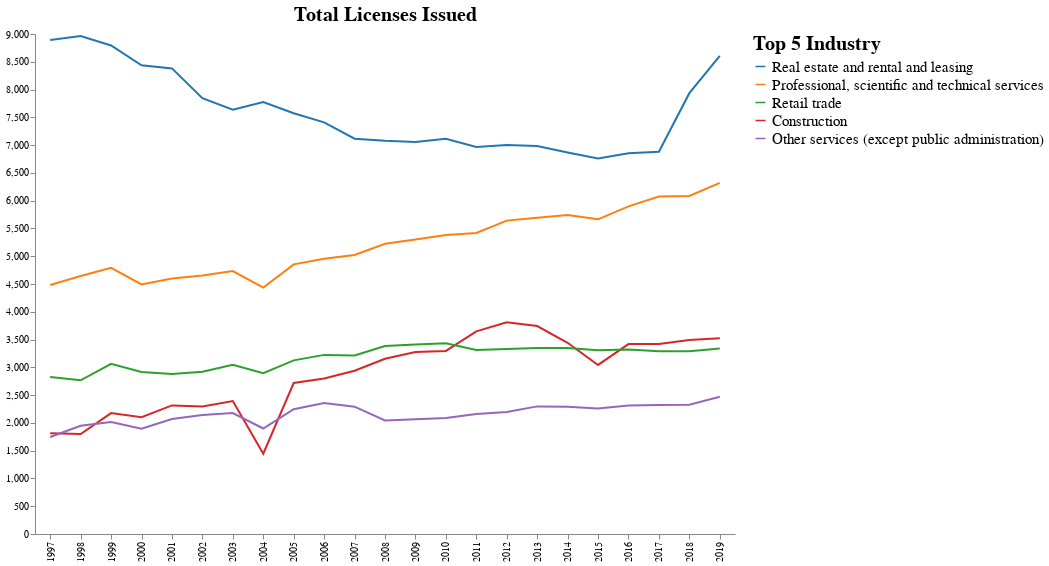

This figure's notebook cell:
### Code cell
bars_3 = alt.Chart(df_n).mark_line().encode(
    x=alt.X('FOLDERYEAR:O', title=None),
    y=alt.Y('sum(total_license_issued):Q', title=None),
    color=alt.Color('Industry:N', legend=alt.Legend(title="Top 5 Industry"),scale=alt.Scale(scheme='category10') ,sort = ['Real estate and rental and leasing', 'Professional, scientific and technical services','Retail trade',  'Construction', 'Other services (except public administration)'])
)

plot_3 = (bars_3).properties(width=700, height=500).properties(title= 'Total Licenses Issued',width=700, height=500).configure_axis(labels=False, labelFontWeight = 200, labelFontSize = 12).configure_axis(
    grid=False
).configure_view(
    strokeWidth=0
).configure_title(
    fontSize=20,
    font='Arial',
    anchor='middle',
    color='black'
).configure_legend(labelLimit= 0, labelFontSize=15, titleFontSize=20)

plot_3

### Figure 1 — Vega-Lite specification as saved in the notebook (floating-point values rounded to 4 significant figures; data arrays with more than 128 entries replaced by an {"elided": "..."} marker saying what was removed)
{"config": {"view": {"continuousWidth": 400, "continuousHeight": 300, "strokeWidth": 0}, "axis": {"grid": false}, "legend": {"labelFontSize": 15, "labelLimit": 0, "titleFontSize": 20}, "title": {"anchor": "middle", "color": "black", "font": "Arial", "fontSize": 20}}, "data": {"name": "data-b4c5b9b1de0d14900a00d302c2dfb586"}, "mark": "line", "encoding": {"color": {"type": "nominal", "field": "Industry", "legend": {"title": "Top 5 Industry"}, "scale": {"scheme": "category10"}, "sort": ["Real estate and rental and leasing", "Professional, scientific and technical services", "Retail trade", "Construction", "Other services (except public administration)"]}, "x": {"type": "ordinal", "field": "FOLDERYEAR", "title": null}, "y": {"type": "quantitative", "aggregate": "sum", "field": "total_license_issued", "title": null}}, "height": 500, "title": "Total Licenses Issued", "width": 700, "$schema": "https://vega.github.io/schema/vega-lite/v4.0.2.json", "datasets": {"data-b4c5b9b1de0d14900a00d302c2dfb586": {"elided": "2193 records"}}}
